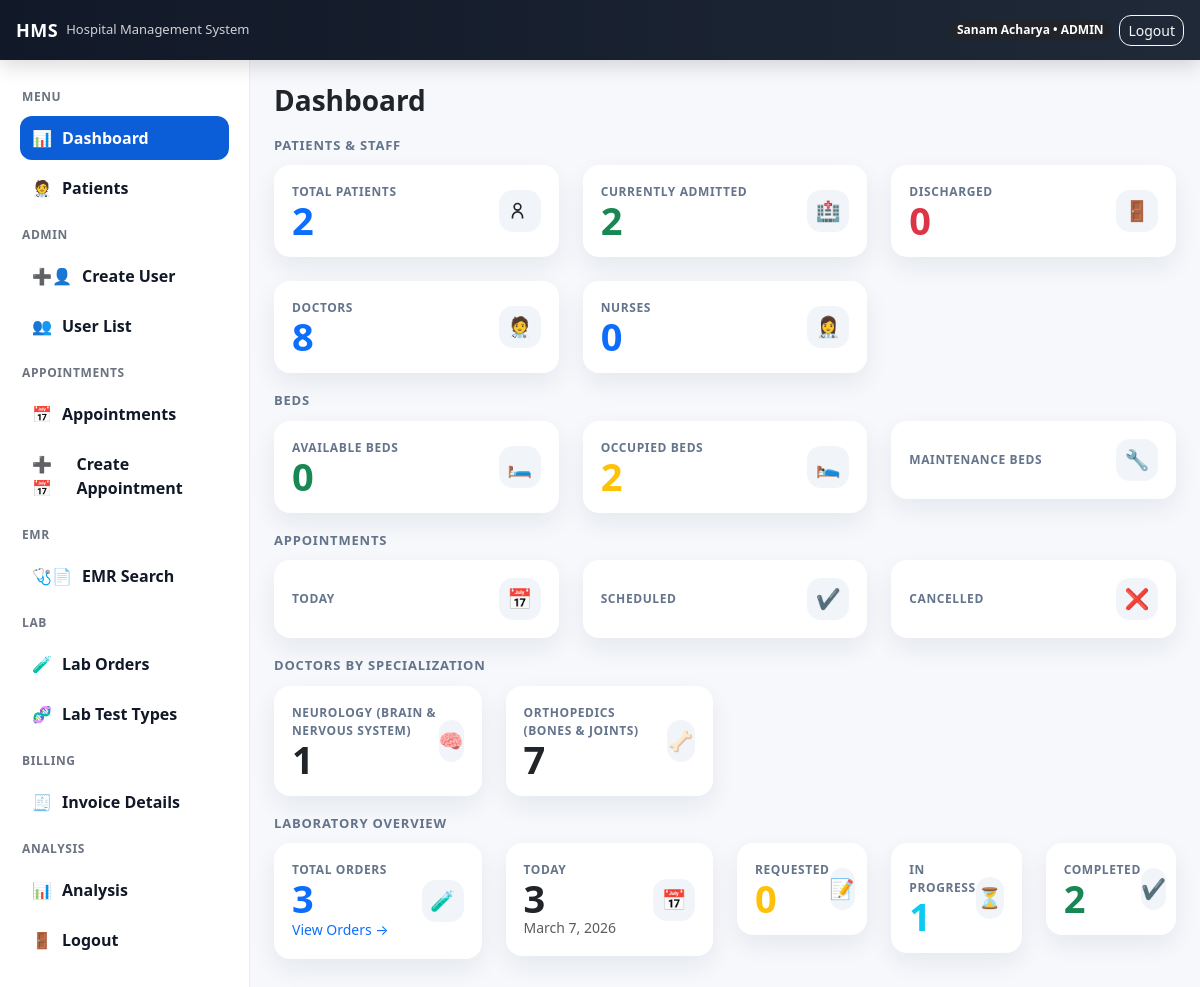
Screenshot of / (signed in) with the database file from the repository.
### accounts/models.py (models this page shows, shortened)
class User(AbstractUser):
    class Role(models.TextChoices):
        ADMIN = 'ADMIN', 'Admin'
        DOCTOR = 'DOCTOR', 'Doctor'
        NURSE = 'NURSE', 'Nurse'
        RECEPTION = 'RECEPTION', 'Reception'
        LAB = 'LAB', 'Lab'
        PHARMACY = 'PHARMACY', 'Pharmacy'
        HR = 'HR', 'HR'
        CASHIER = "CASHIER", "Cashier"
        ACCOUNTANT = "ACCOUNTANT", "Accountant"
    full_name = models.CharField(max_length=150)
    phone_number = models.CharField(max_length=20, blank=True)
    email = models.EmailField(unique=True)
    role = models.CharField(max_length=20, choices=Role.choices, default=Role.RECEPTION)
    department = models.ForeignKey(
        Department, on_delete=models.SET_NULL, null=True, blank=True
    )
    specialization = models.ForeignKey(
        "Specialization",
        on_delete=models.SET_NULL,
        null=True,
        blank=True,
        related_name="doctors"
    )

class Specialization(models.Model):
    department = models.ForeignKey("Department", on_delete=models.CASCADE, related_name="specializations")
    name = models.CharField(max_length=120)
    class Meta:
        unique_together = ("department", "name")

### accounts/views.py (the view, shortened to what this page needs)
# urls.py: path('', dashboard_view, name='dashboard'),
@login_required
def dashboard_view(request):
    role = getattr(request.user, "role", "")
    today = date.today()
    total_patients = Patient.objects.count()
    admitted_count = Admission.objects.filter(
        status=Admission.Status.ADMITTED
    ).count()
    discharged_count = Admission.objects.filter(
        status=Admission.Status.DISCHARGED
    ).count()
    total_doctors = User.objects.filter(
        role="DOCTOR", is_active=True
    ).count()
    total_nurses = User.objects.filter(
        role="NURSE", is_active=True
    ).count()
    available_beds = Bed.objects.filter(
        status=Bed.Status.AVAILABLE
    ).count()
    occupied_beds = Bed.objects.filter(
        status=Bed.Status.OCCUPIED
    ).count()
    maintenace_beds = Bed.objects.filter(
        status=Bed.Status.MAINTENANCE
    ).count()
    doctor_by_specialization = (
        User.objects
        .filter(role="DOCTOR", is_active=True)
        .values("specialization__name")
        .annotate(total=Count("id"))
        .order_by("specialization__name")
    )
    today = timezone.localdate()
    lab_qs = LabOrder.objects.select_related("patient")
    lab_total = lab_qs.count()
    lab_today = lab_qs.filter(created_at__date=today).count()
    lab_requested = lab_qs.filter(status=LabOrder.Status.REQUESTED).count()
    lab_sample_collected = lab_qs.filter(status=LabOrder.Status.SAMPLE_COLLECTED).count()
    lab_in_progress = lab_qs.filter(status=LabOrder.Status.IN_PROGRESS).count()
    lab_completed = lab_qs.filter(status=LabOrder.Status.COMPLETED).count()
    lab_cancelled = lab_qs.filter(status=LabOrder.Status.CANCELLED).count()
    return render(
        request,
        "accounts/dashboard.html",
        {
           "today": today,
           "total_patients": total_patients,
            "admitted_count": admitted_count,
            "discharged_count": discharged_count,
            "total_doctors": total_doctors,
            "total_nurses": total_nurses,
            "available_beds": available_beds,
            "occupied_beds": occupied_beds,
            "maintenace_beds": maintenace_beds,
            "doctor_by_specialization": doctor_by_specialization,
            "lab_total": lab_total,
            "lab_today": lab_today,
            "lab_requested": lab_requested,
            "lab_sample_collected": lab_sample_collected,
            "lab_in_progress": lab_in_progress,
            "lab_completed": lab_completed,
            "lab_cancelled": lab_cancelled
        },
    )

### templates/accounts/dashboard.html (shortened to what this page needs)
{% extends "base.html" %}
{% block content %}
<h3 class="fw-bold mb-2">Dashboard</h3>
<div class="section-title">Patients & Staff</div>
<div class="row g-4">
  <div class="col-md-4">
    <div class="card kpi-card">
      <div class="kpi-body">
        <div>
          <div class="kpi-label">Total Patients</div>
          <div class="kpi-value text-primary">{{ total_patients }}</div>
        </div>
        <div class="kpi-icon">
          <svg viewBox="0 0 24 24" fill="none" stroke="currentColor" stroke-width="2">
            <circle cx="9" cy="7" r="4"></circle>
            <path d="M3 21v-2a6 6 0 0 1 12 0v2"></path>
          </svg>
        </div>
      </div>
    </div>
  </div>
  <div class="col-md-4">
    <div class="card kpi-card">
      <div class="kpi-body">
        <div>
          <div class="kpi-label">Currently Admitted</div>
          <div class="kpi-value text-success">{{ admitted_count }}</div>
        </div>
        <div class="kpi-icon">
          🏥
        </div>
      </div>
    </div>
  </div>
  <div class="col-md-4">
    <div class="card kpi-card">
      <div class="kpi-body">
        <div>
          <div class="kpi-label">Discharged</div>
          <div class="kpi-value text-danger">{{ discharged_count }}</div>
        </div>
        <div class="kpi-icon">🚪</div>
      </div>
    </div>
  </div>
  <div class="col-md-4">
    <div class="card kpi-card">
      <div class="kpi-body">
        <div>
          <div class="kpi-label">Doctors</div>
          <div class="kpi-value text-primary">{{ total_doctors }}</div>
        </div>
        <div class="kpi-icon">🧑‍⚕️</div>
      </div>
    </div>
  </div>
  <div class="col-md-4">
    <div class="card kpi-card">
      <div class="kpi-body">
        <div>
          <div class="kpi-label">Nurses</div>
          <div class="kpi-value text-primary">{{ total_nurses }}</div>
        </div>
        <div class="kpi-icon">👩‍⚕️</div>
      </div>
    </div>
  </div>
</div>
<div class="section-title">Beds</div>
<div class="row g-4">
  <div class="col-md-4">
    <div class="card kpi-card">
      <div class="kpi-body">
        <div>
          <div class="kpi-label">Available Beds</div>
          <div class="kpi-value text-success">{{ available_beds }}</div>
        </div>
        <div class="kpi-icon">🛏️</div>
      </div>
    </div>
  </div>
  <div class="col-md-4">
    <div class="card kpi-card">
      <div class="kpi-body">
        <div>
          <div class="kpi-label">Occupied Beds</div>
          <div class="kpi-value text-warning">{{ occupied_beds }}</div>
        </div>
        <div class="kpi-icon">🛌</div>
      </div>
    </div>
  </div>
  <div class="col-md-4">
    <div class="card kpi-card">
      <div class="kpi-body">
        <div>
          <div class="kpi-label">Maintenance Beds</div>
        </div>
        <div class="kpi-icon">🔧</div>
      </div>
    </div>
  </div>
</div>
<div class="section-title">Appointments</div>
<div class="row g-4">
  <div class="col-md-4">
    <div class="card kpi-card">
      <div class="kpi-body">
        <div>
          <div class="kpi-label">Today</div>
        </div>
        <div class="kpi-icon">📅</div>
      </div>
    </div>
  </div>
  <div class="col-md-4">
    <div class="card kpi-card">
      <div class="kpi-body">
        <div>
          <div class="kpi-label">Scheduled</div>
        </div>
        <div class="kpi-icon">✔️</div>
      </div>
    </div>
  </div>
  <div class="col-md-4">
    <div class="card kpi-card">
      <div class="kpi-body">
        <div>
          <div class="kpi-label">Cancelled</div>
        </div>
        <div class="kpi-icon">❌</div>
      </div>
    </div>
  </div>
</div>
<div class="section-title">Doctors by Specialization</div>
<div class="row g-4">
  {% for d in doctor_by_specialization %}
    <div class="col-md-3">
        <div class="card kpi-card specialization-card
             spec-{{ d.specialization__name|slugify }}">
          <div class="kpi-body">
            <div>
              <div class="kpi-label">
                {{ d.specialization__name|default:"No Spec" }}
              </div>
              <div class="kpi-value">
                {{ d.total }}
              </div>
            </div>
            <div class="kpi-icon">
              {% if d.specialization__name == "Cardiology" %}
                ❤️
              {% elif d.specialization__name == "Neurology (Brain & Nervous System)" %}
                🧠
              {% elif d.specialization__name == "Orthopedics (Bones & Joints)" %}
                🦴
              {% elif d.specialization__name == "Pediatrics" %}
                👶
              {% else %}
                👨‍⚕️
              {% endif %}
            </div>
          </div>
        </div>
    </div>
  {% empty %}
    <div class="col-12 text-muted">No doctors available.</div>
  {% endfor %}
</div>
<div class="section-title">Laboratory Overview</div>
<div class="row g-4">
  <div class="col-md-3">
    <div class="card kpi-card">
      <div class="kpi-body">
        <div>
          <div class="kpi-label">Total Orders</div>
          <div class="kpi-value text-primary">{{ lab_total }}</div>
          <a class="small text-decoration-none"
             href="{% url 'lab_order_list' %}">
             View Orders →
          </a>
        </div>
        <div class="kpi-icon">🧪</div>
      </div>
    </div>
  </div>
  <div class="col-md-3">
    <div class="card kpi-card">
      <div class="kpi-body">
        <div>
          <div class="kpi-label">Today</div>
          <div class="kpi-value text-dark">{{ lab_today }}</div>
          <div class="small text-muted">{{ today|default:"" }}</div>
        </div>
        <div class="kpi-icon">📅</div>
      </div>
    </div>
  </div>
  <div class="col-md-2">
    <div class="card kpi-card">
      <div class="kpi-body">
        <div>
          <div class="kpi-label">Requested</div>
          <div class="kpi-value text-warning">{{ lab_requested }}</div>
        </div>
        <div class="kpi-icon">📝</div>
      </div>
    </div>
  </div>
  <div class="col-md-2">
    <div class="card kpi-card">
      <div class="kpi-body">
        <div>
          <div class="kpi-label">In Progress</div>
          <div class="kpi-value text-info">{{ lab_in_progress }}</div>
        </div>
        <div class="kpi-icon">⏳</div>
      </div>
    </div>
  </div>
  <div class="col-md-2">
    <div class="card kpi-card">
      <div class="kpi-body">
        <div>
          <div class="kpi-label">Completed</div>
          <div class="kpi-value text-success">{{ lab_completed }}</div>
        </div>
        <div class="kpi-icon">✔️</div>
      </div>
    </div>
  </div>
</div>
{% endblock %}

### templates/base.html (shortened to what this page needs)
{% load static %}
<!doctype html>
<html lang="en">
<head>
  <link href="https://cdn.jsdelivr.net/npm/bootstrap@5.3.3/dist/css/bootstrap.min.css" rel="stylesheet">
  <link rel="stylesheet" href="{% static 'css/style.css' %}">
</head>
<body class="hms-body">
  <header class="hms-topbar">
    <div class="container-fluid d-flex align-items-center justify-content-between px-3">
      <div class="d-flex align-items-center gap-2">
        <div class="hms-brand">HMS</div>
        <span class="hms-subtitle">Hospital Management System</span>
      </div>
      <div class="d-flex align-items-center gap-2">
        {% if user.is_authenticated %}
          <span class="badge rounded-pill text-bg-dark">
            {{ user.full_name }} • {{ user.role }}
          </span>
          <a class="btn btn-sm btn-outline-light" href="{% url 'logout' %}">Logout</a>
        {% else %}
          <a class="btn btn-sm btn-outline-light" href="{% url 'login' %}">Login</a>
        {% endif %}
      </div>
    </div>
  </header>
  <div class="hms-layout">
    {% if user.is_authenticated %}
      {% include "partials/sidebar.html" %}
    {% endif %}
    <main class="hms-main">
      <div class="container-fluid p-4">
        {% block content %}{% endblock %}
      </div>
    </main>
  </div>
</body>
</html>

### static/css/style.css (style rules this page uses)
html, body { height: 100%; }
.hms-body { background: #f6f8fc; margin: 0; font-family: system-ui, -apple-system, Segoe UI, Roboto, Arial, sans-serif; padding-top: 60px; }
.hms-topbar { height: 60px; background: linear-gradient(90deg, #111827, #1f2937); color: #fff; display: flex; align-items: center; position: fixed; top: 0; left: 0; right: 0; z-index: 9999; box-shadow: 0 6px 20px rgba(0,0,0,0.15); }
.hms-brand { font-weight: 800; letter-spacing: 0.5px; font-size: 18px; }
.hms-subtitle { font-size: 13px; opacity: 0.8; }
.hms-layout { display: flex; min-height: 100vh; }
.hms-main { flex: 1; height: calc(100vh - 60px); overflow: auto; }
.card { border: 0; border-radius: 16px; box-shadow: 0 10px 25px rgba(16, 24, 40, 0.07); }
.btn { border-radius: 12px; }
.specialization-card { transition: all 0.3s ease; cursor: pointer; border: none; border-radius: 12px; }
.specialization-card .kpi-value { font-weight: bold; }
.section-title { font-size:13px; font-weight:900; letter-spacing:.8px; text-transform:uppercase; color:#64748b; margin:18px 0 10px; }
.kpi-card { border:0; border-radius:16px; box-shadow:0 10px 25px rgba(16,24,40,.07); transition:.2s ease; }
.kpi-body { padding:18px; display:flex; align-items:center; justify-content:space-between; }
.kpi-label { font-size:12px; text-transform:uppercase; font-weight:800; letter-spacing:.6px; color:#64748b; }
.kpi-value { font-size:32px; font-weight:900; }
.kpi-icon { width:42px; height:42px; border-radius:14px; background:#f1f5f9; display:flex; align-items:center; justify-content:center; font-size:20px; }

### templates/accounts/dashboard.html (style rules this page uses)
.section-title { font-size:13px; font-weight:900; letter-spacing:.8px; text-transform:uppercase; color:#64748b; margin:18px 0 10px; }
.kpi-card { border:0; border-radius:16px; box-shadow:0 10px 25px rgba(16,24,40,.07); transition:.2s ease; }
.kpi-body { padding:18px; display:flex; align-items:center; justify-content:space-between; }
.kpi-label { font-size:12px; text-transform:uppercase; font-weight:800; letter-spacing:.6px; color:#64748b; }
.kpi-value { font-size:38px; font-weight:900; line-height:1; }
.kpi-icon { width:42px;height:42px; border-radius:14px; background:#f1f5f9; display:flex; align-items:center; justify-content:center; }
.kpi-icon svg { width:20px;height:20px; }

### rows the page displays
User: full_name "Sanam Acharya", role "ADMIN"
Specialization: specialization__name "NEUROLOGY (BRAIN & NERVOUS SYSTEM)", total "1"
Specialization: specialization__name "ORTHOPEDICS (BONES & JOINTS)", total "7"

### other values shown
{{ total_patients }} "2"
{{ admitted_count }} "2"
{{ discharged_count }} "0"
{{ total_doctors }} "8"
{{ total_nurses }} "0"
{{ available_beds }} "0"
{{ occupied_beds }} "2"
{{ lab_total }} "3"
{{ lab_today }} "3"
{{ today|default:"" }} "March 7, 2026"
{{ lab_requested }} "0"
{{ lab_in_progress }} "1"
{{ lab_completed }} "2"
